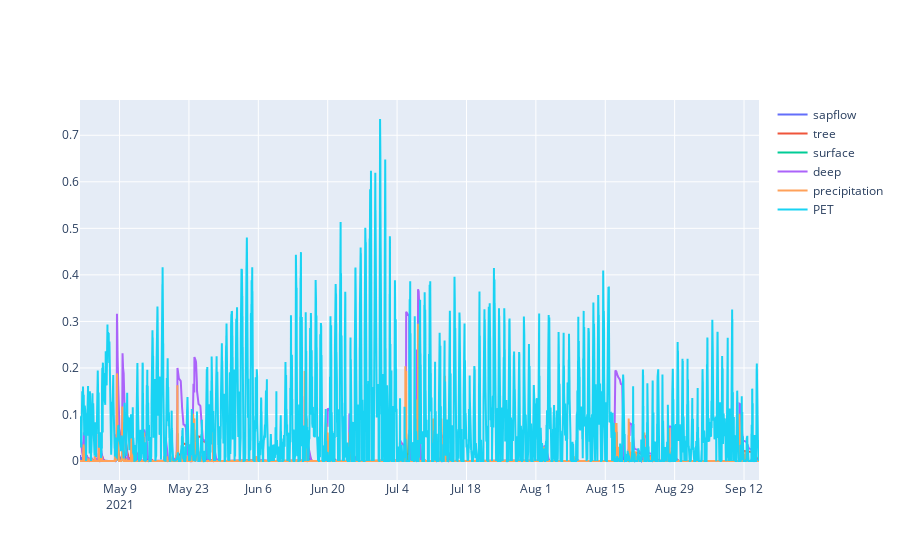

The code cell stored with this chart in its notebook:
### Markdown cell above
I need a rule that if theres water in the reservoir but pet is above certain treshold you will move less water

### Code cell
fig = go.Figure()

fig.add_trace(go.Scatter(x=dates, y=sapflow,
                    mode='lines',
                    name='sapflow'))
fig.add_trace(go.Scatter(x=dates, y=tree,
                    mode='lines',
                    name='tree'))
fig.add_trace(go.Scatter(x=dates, y=surface_fracture,
                    mode='lines',
                    name='surface'))
fig.add_trace(go.Scatter(x=dates, y=deep_fracture,
                    mode='lines',
                    name='deep'))
fig.add_trace(go.Scatter(x=dates, y=precipitation,
                    mode='lines',
                    name='precipitation'))
fig.add_trace(go.Scatter(x=dates, y=pet,
                    mode='lines',
                    name='PET'))

fig.show()

### Figure 1 — Plotly figure (JSON) as saved in the notebook; plotly's stock layout.template omitted (floating-point values rounded to 4 significant figures; data arrays with more than 128 entries replaced by an {"elided": "..."} marker saying what was removed)
{"data": [{"mode": "lines", "name": "sapflow", "type": "scatter", "x": {"elided": "6577 str values"}, "y": {"elided": "6577 float values"}}, {"mode": "lines", "name": "tree", "type": "scatter", "x": {"elided": "6577 str values"}, "y": {"elided": "6577 float values"}}, {"mode": "lines", "name": "surface", "type": "scatter", "x": {"elided": "6577 str values"}, "y": {"elided": "6577 float values"}}, {"mode": "lines", "name": "deep", "type": "scatter", "x": {"elided": "6577 str values"}, "y": {"elided": "6577 float values"}}, {"mode": "lines", "name": "precipitation", "type": "scatter", "x": {"elided": "6577 str values"}, "y": {"elided": "6577 float values"}}, {"mode": "lines", "name": "PET", "type": "scatter", "x": {"elided": "6577 str values"}, "y": {"elided": "6577 float values"}}], "layout": {}}
